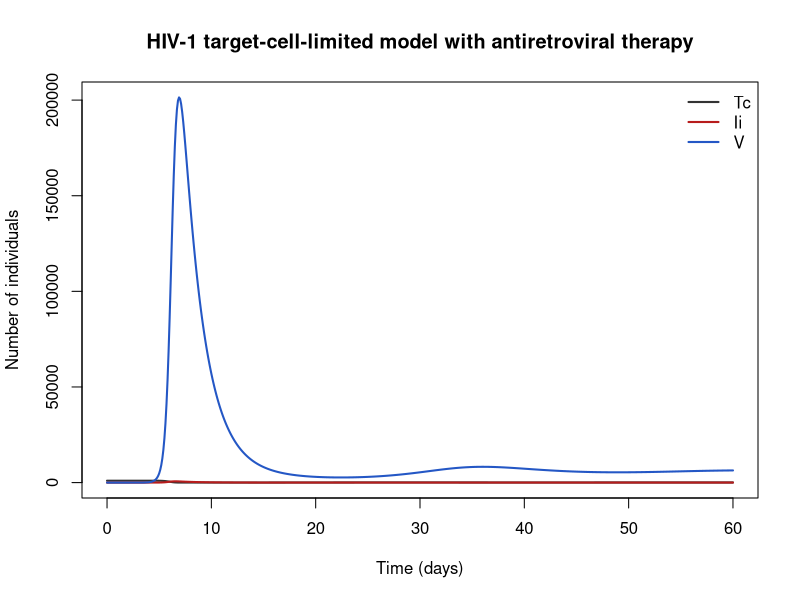

Here is the R script that generated this plot:
## HIV-1 target-cell-limited model with antiretroviral therapy
## HIV-1 within-host viral dynamics.
## The canonical three-equation target-cell-limited system.
## Parameter values: 0 of 9 checked against the source; the rest are recalled or illustrative.
## Reference: Perelson AS, Neumann AU, Markowitz M, Leonard JM, Ho DD (1996). HIV-1 dynamics in vivo: virion clearance rate, infected cell life-span, and viral generation time. Science 271(5255):1582–1586
## Source: https://doi.org/10.1126/science.271.5255.1582
##
## Generated from a compartmental model diagram (model format v1).
## Regenerating from the same diagram always gives this exact file.
##
## Compartments: Tc, Ii, V
## Flows (time unit: days):
##   (outside) -> Tc  : lam
##   Tc -> (outside)  : dT * Tc
##   Tc -> Ii         : beta * (1 - er) * V * Tc
##   Ii -> (outside)  : delta * Ii
##   (outside) -> V   : p * (1 - ep) * Ii
##   V -> (outside)   : cV * V

library(deSolve)

# ---- Time ------------------------------------------------------------
times <- seq(0, 60, by = 0.1)  # days

# ---- Parameters ------------------------------------------------------
parameters <- c(
  lam = 10,       # target-cell production rate [illustrative] (cells µL⁻¹ day⁻¹)
  dT = 0.01,      # natural death rate of uninfected target cells [illustrative] (per day)
  beta = 2.4e-5,  # infection rate constant [illustrative] (mL copies⁻¹ day⁻¹)
  delta = 0.5,    # death rate of productively infected cells; the authors' estimate implies an infected-cell half-life of ≈1.6 days [unverified; 0.5/day is the value conventionall
  p = 1000,       # virion production rate per infected cell [illustrative] (virions cell⁻¹ day⁻¹)
  cV = 3.07,      # virion clearance rate from plasma (c is reserved, hence cV) [unverified; 3.07/day is the value conventionally cited from this paper] (per day)
  eps_rt = 0,     # efficacy of a reverse-transcriptase inhibitor (blocks new infection) [illustrative] (dimensionless, 0–1)
  eps_pi = 0,     # efficacy of a protease inhibitor (blocks production of infectious virions) [illustrative] (dimensionless, 0–1)
  tau_rx = 30     # time therapy starts [illustrative] (days)
)

# ---- Initial conditions ----------------------------------------------
state <- c(
  Tc = 1000,  # uninfected target cells (CD4+ T cells, per µL)
  Ii = 0,     # productively infected cells (per µL)
  V = 1e-3    # free virions (copies per mL)
)

# ---- Model equations -------------------------------------------------
hiv_target_cell_therapy_model <- function(t, state, parameters) {
  with(as.list(c(state, parameters)), {
    # Derived quantities
    on_rx <- ifelse(t < tau_rx, 0, 1)            # therapy switch
    er <- eps_rt * on_rx                         # effective RT-inhibitor efficacy at time t
    ep <- eps_pi * on_rx                         # effective PI efficacy at time t
    R0v <- beta * p * (lam / dT) / (cV * delta)  # basic reproductive ratio of the virus within host
    Tc_star <- cV * delta / (beta * p)           # infected steady-state target-cell level

    # Rates of change
    dTc <- lam - dT * Tc - beta * (1 - er) * V * Tc
    dIi <- beta * (1 - er) * V * Tc - delta * Ii
    dV <- p * (1 - ep) * Ii - cV * V

    list(c(dTc, dIi, dV))
  })
}

# ---- Solve -----------------------------------------------------------
out <- ode(y = state, times = times, func = hiv_target_cell_therapy_model, parms = parameters, hmax = 0.1)
out <- as.data.frame(out)

# ---- Plot ------------------------------------------------------------
compartment_cols <- c(Tc = "#333333", Ii = "#B71C1C", V = "#2457C5")
matplot(out$time, out[, names(compartment_cols)], type = "l", lty = 1, lwd = 2,
        col = compartment_cols, xlab = "Time (days)", ylab = "Number of individuals",
        main = "HIV-1 target-cell-limited model with antiretroviral therapy")
legend("topright", legend = names(compartment_cols), col = compartment_cols,
       lty = 1, lwd = 2, bty = "n")
